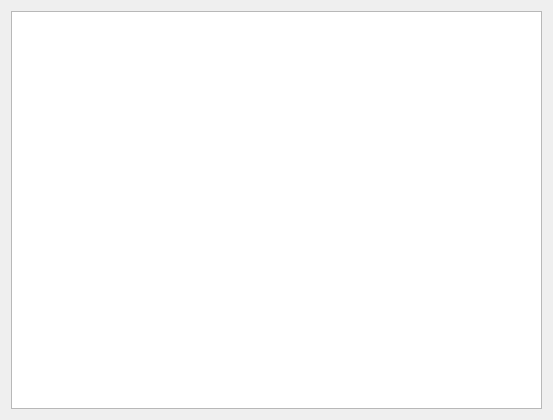
<?xml version="1.0" encoding="UTF-8"?>
<ui version="4.0">
 <class>RtDataSheetForm</class>
 <widget class="QWidget" name="RtDataSheetForm">
  <property name="geometry">
   <rect>
    <x>0</x>
    <y>0</y>
    <width>553</width>
    <height>420</height>
   </rect>
  </property>
  <property name="windowTitle">
   <string>Form</string>
  </property>
  <layout class="QHBoxLayout" name="horizontalLayout">
   <item>
    <layout class="QGridLayout" name="gridLayout">
     <item row="0" column="0">
      <widget class="QTableWidget" name="tableWidget"/>
     </item>
    </layout>
   </item>
  </layout>
 </widget>
 <resources/>
 <connections/>
</ui>
